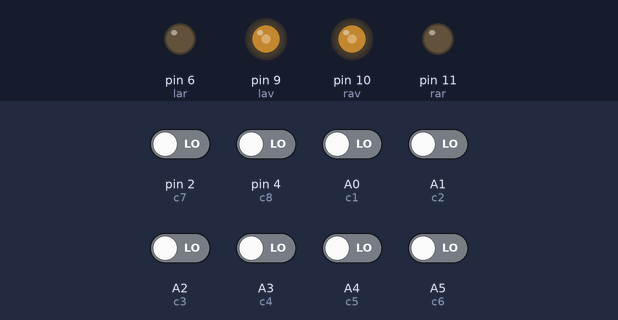
The program below on a simulated Arduino Uno, built with avr-gcc and run on an emulated ATmega328P. Shown: output pins drawn as LEDs (lit = HIGH). Dashed ring = blinking. The inputs (shaded band) are chosen by the test bench; at power-on: A0 (c1), A1 (c2), A2 (c3), A3 (c4), A4 (c5), A5 (c6), pin 2 (c7), pin 4 (c8) LOW.

Above: at 1.3 s.
1.4 s: pin 2 (c7) driven HIGH
At 2.2 s:
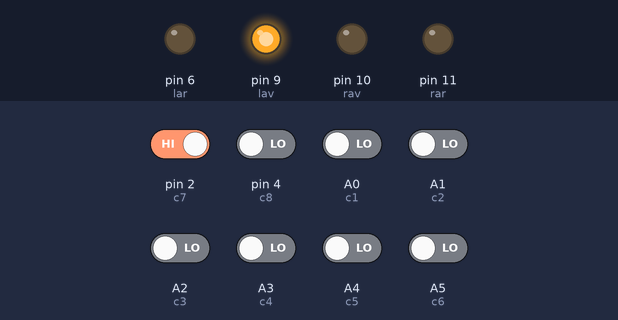
2.9 s: pin 4 (c8) driven HIGH
At 3.02 s:
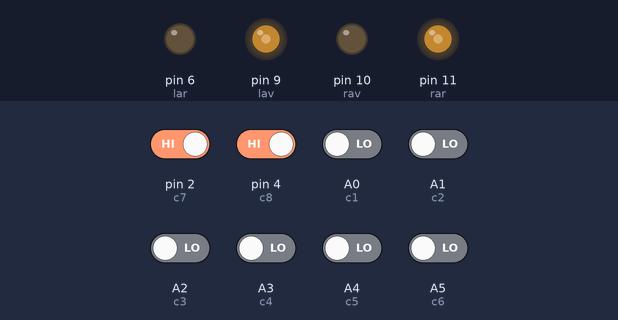
4.6 s: A0 (c1) driven HIGH
6.1 s: A1 (c2) driven HIGH
At 6.25 s:
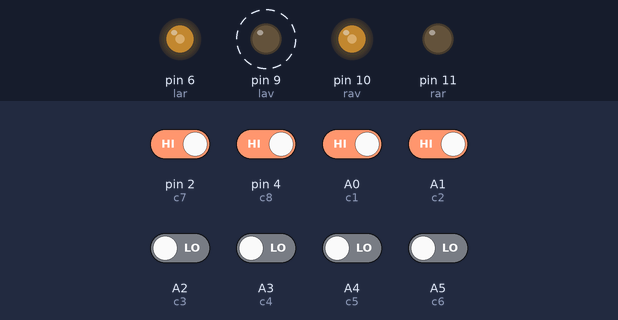
9.1 s: A2 (c3) driven HIGH
At 11.8 s:
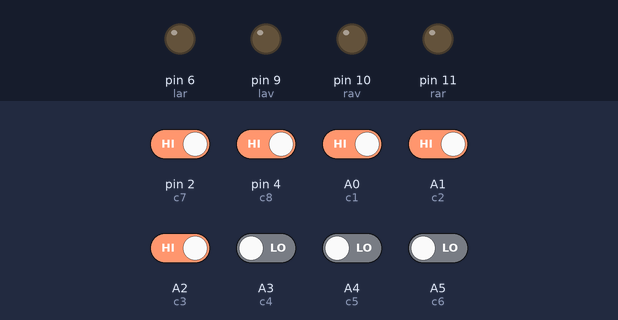
12.1 s: pin 2 (c7) driven LOW and pin 4 (c8) driven LOW
Timing chart, 0 to 18.1 s (numbered marks = the images above; inputs shaded):
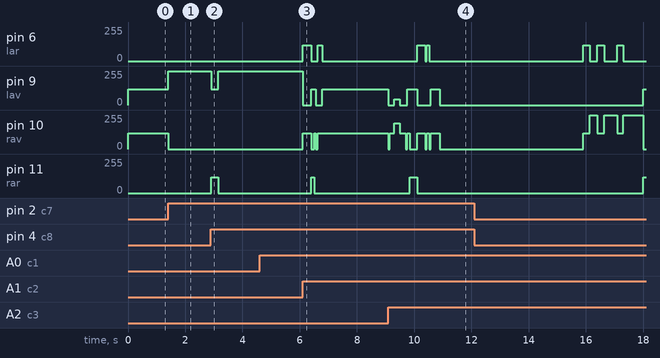

The program:

main.cpp
```cpp
#include <Arduino.h>
//declarations des variables de moteur

const int rav = 10;
const int rar = 11;
const int lav = 9;
const int lar = 6;
int rr;
int ll;
int basespeed = 120;
int a1;
int a2;
int a3;
int a4;
int a5;
int a6;
int a7;
int a8;
float lastError;
float lasttime;
//declaration des variables  PID
float u = 0 ;
float leftspeed = 0 ;
float rightspeed = 0 ;
float P = 0 ;
float I = 0 ;
float D = 0 ;
float kp = 4.3;
float kd =2.3 ;
float ki = 0;
float error;

//declaration des capteurs
int c1=A0;
int c2=A1;
int c3=A2;
int c4=A3;
int c5=A4;
int c6=A5;
int c7=2;
int c8=4;
int n=0;
int s;


void readSensors(){
  //retourne  1 ou 0
   a1= digitalRead(c1);
   a2= digitalRead(c2);
   a3= digitalRead(c3);
   a4= digitalRead(c4);
   a5= digitalRead(c5);
   a6= digitalRead(c6);
   a7=digitalRead(c7);
   a8=digitalRead(c8);


}


void setup() {
  // put your setup code here, to run once:
  Serial.begin(9600);
  pinMode(rav, OUTPUT);
  pinMode(rar, OUTPUT);
  pinMode(lav, OUTPUT);
  pinMode(lar, OUTPUT);
  pinMode(c1,INPUT);
  pinMode(c2,INPUT);
  pinMode(c3,INPUT);
  pinMode(c4,INPUT);
  pinMode(c5,INPUT);
  pinMode(c6,INPUT);
  pinMode(c7,INPUT);
  pinMode(c8,INPUT);
  forward (100);
  n=1;


}


void loop() {
 rr =a1+a2+a3;
 ll =a8+a7+a6;
 s =a1+a2+a3+a4+a5+a6+a7+a8;
 float currenttime=millis();


   readSensors();
   //printSensors();


   if (n==1 && ll>=2 && currenttime>300){
     left1 (250);
     n=2;
     lasttime=currenttime;
   }


    else if (n==2 && rr>=2 && currenttime-lasttime>150){

      right1 (300);

       n=3;
       lasttime=currenttime;
    }


    else if (n==3 && ll>=2 && currenttime-lasttime>150){

      left1 (100);

      n=4;
      lasttime=currenttime;
    }


    else if (n==4 && rr>=2 && currenttime-lasttime>150){
      stop(80);
      right1 (150);
      n=5;
      lasttime=currenttime;
    }


     else if (n==5  && s>=5 && currenttime-lasttime>500){
       stop(50);
       right (150);
       n=6;
       lasttime=currenttime;

     }


      else if (n==6  && rr>=2 && currenttime - lasttime > 400){
      right (200);
      stop (50);
      forward (100);

      n=7;
      lasttime=currenttime;
     }
     else if (n==7 && a8==1 && a7==1 ){

       left1 (250);

       n=8;
       lasttime=currenttime;
     }

     else if (n==8 && rr>=3 ){

       right1 (280);
       stop(50);
       n=9;
       lasttime=currenttime;
     }


     else if (n==9 && rr +ll >=4){
       right1 (90);
       stop (50);

       forward (330);
       stop (5000);
       lasttime =currenttime;
       n=10;
     }

     else if (n==10 && rr>=2 && currenttime - lasttime > 500 ){
       right1 (240);
       lasttime =currenttime;
       n=11;
     }
     else if (n==11 && rr>=2 && currenttime - lasttime > 500 ){
       right1 (240);
       lasttime =currenttime;
       n=12;

     }


     else if (n==12 && currenttime - lasttime > 700){
       right1 (200);
       lasttime =currenttime;
       n=13;

     }
     else if (n==13 && currenttime - lasttime > 900){
       left1 (300);
       lasttime =currenttime;
       n=14;
       }
      else if (n==14 && s>=4 && currenttime - lasttime > 450){
        right1 (270);
        forward (100);
        stop (500000);

      }


    else {

    kp=2.5;
    kd=1.1;
    PID();
   forwardPID();
          }

}


void PID(){
  error=120*a1+80*a2+30*a3+10*a4-10*a5-30*a6-80*a7-120*a8;
  P = error;
  I = I + error;
  D = error - lastError;
  lastError = error;
  u=kp*P+kd*D+ki*I;
  leftspeed=basespeed-u;
  rightspeed=basespeed+u;
  leftspeed=min(255,max(0,leftspeed));
  rightspeed=min(255,max(0,rightspeed));
}
void forwardPID(){
  analogWrite(rav,rightspeed);
  analogWrite(lav,leftspeed);
  analogWrite(rar,0);
  analogWrite(lar,0);
}
void stop (int x){
  analogWrite(rav,0);
  analogWrite(lav,0);
  analogWrite(rar,0);
  analogWrite(lar,0);

  delay (x);
}
void forward (int x){
  analogWrite(rav,120);
  analogWrite(lav,120);
  analogWrite(rar,0);
  analogWrite(lar,0);
  delay (x);
}
void forward1 (int x){
  analogWrite(rav,200);
  analogWrite(lav,200);
  analogWrite(rar,0);
  analogWrite(lar,0);
  delay (x);
}
void right1 (int x){
  analogWrite(rav,120);
  analogWrite(lav,0);
  analogWrite(rar,0);
  analogWrite(lar,120);
  delay (x);
}
void right (int x){
  analogWrite(rav,120);
  analogWrite(lav,0);
  analogWrite(rar,0);
  analogWrite(lar,0);
  delay (x);
}
void left1 (int x){
  analogWrite(rav,0);
  analogWrite(lav,120);
  analogWrite(rar,120);
  analogWrite(lar,0);
  delay (x);
}
void left (int x){
  analogWrite(rav,0);
  analogWrite(lav,120);
  analogWrite(rar,0);
  analogWrite(lar,0);
  delay (x);
}
```

Measured:
- after the input at 1.4 s, pin 9 (lav): 120/255 → 255/255 at once; pin 10 (rav): 120/255 → 0/255 at once
- after the input at 2.9 s, pin 9 (lav): 255/255 → 120/255 at once, → 255/255 0.25 s later; pin 11 (rar): 0/255 → 120/255 at once, → 0/255 0.25 s later
- after the input at 6.1 s, pin 6 (lar): 0/255 → 120/255 at once, → 0/255 0.30 s later, → 120/255 0.23 s later, → 0/255 0.15 s later; pin 9 (lav): alternates 120/255 for 0.15 s and 0/255 for 0.27 s, 4 changes in all, then stays 120/255, starting at once
- after the input at 9.1 s, pin 6 (lar): 0/255 → 120/255 after 1.0 s, → 0/255 0.42 s later; pin 9 (lav): 120/255 → 0/255 at once, → 45/255 0.20 s later, → 0/255 0.20 s later, → 120/255 0.25 s later, … (7 changes in this stretch); pin 11 (rar): 0/255 → 120/255 after 0.75 s, → 0/255 0.25 s later
